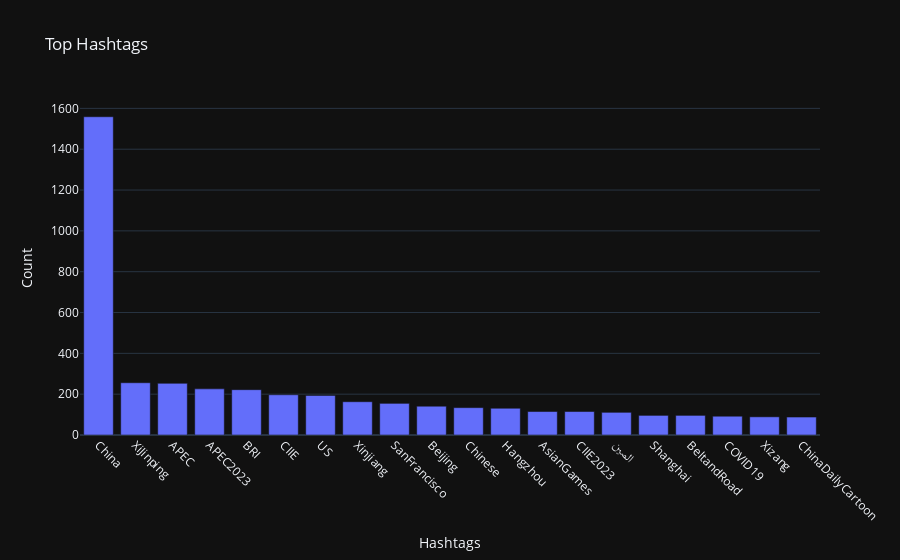

The cell this chart's notebook holds for it:
### Code cell
import pandas as pd
import matplotlib.pyplot as plt
import seaborn as sns

top_hashtags_df = pd.DataFrame({'Hashtags': hashtags_count.head(20).index, 'Count': hashtags_count.head(20).values})

# Create a bar plot with Plotly
fig = px.bar(
    top_hashtags_df,
    x='Hashtags',
    y='Count',
    title='Top Hashtags',
    labels={'Hashtags': 'Hashtags', 'Count': 'Count'},
    category_orders={'Hashtags': hashtags_count.head(20).index},
)

# Rotate x-axis labels for better readability
fig.update_layout(xaxis=dict(tickangle=45, tickmode='array'))

# Show the plot
fig.show()

### Figure 1 — Plotly figure (JSON) as saved in the notebook; plotly's stock layout.template omitted (floating-point values rounded to 4 significant figures)
{"data": [{"alignmentgroup": "True", "hovertemplate": "Hashtags=%{x}<br>Count=%{y}<extra></extra>", "legendgroup": "", "marker": {"color": "#636efa", "pattern": {"shape": ""}}, "name": "", "offsetgroup": "", "orientation": "v", "showlegend": false, "textposition": "auto", "x": ["China", "XiJinping", "APEC", "APEC2023", "BRI", "CIIE", "US", "Xinjiang", "SanFrancisco", "Beijing", "Chinese", "Hangzhou", "AsianGames", "CIIE2023", "الصين", "Shanghai", "BeltandRoad", "COVID19", "Xizang", "ChinaDailyCartoon"], "xaxis": "x", "y": [1559, 256, 253, 226, 222, 197, 194, 163, 155, 141, 134, 131, 115, 115, 111, 96, 96, 92, 89, 88], "yaxis": "y", "type": "bar"}], "layout": {"xaxis": {"anchor": "y", "domain": [0.0, 1.0], "title": {"text": "Hashtags"}, "categoryorder": "array", "categoryarray": ["China", "XiJinping", "APEC", "APEC2023", "BRI", "CIIE", "US", "Xinjiang", "SanFrancisco", "Beijing", "Chinese", "Hangzhou", "AsianGames", "CIIE2023", "الصين", "Shanghai", "BeltandRoad", "COVID19", "Xizang", "ChinaDailyCartoon"], "tickangle": 45, "tickmode": "array"}, "yaxis": {"anchor": "x", "domain": [0.0, 1.0], "title": {"text": "Count"}}, "legend": {"tracegroupgap": 0}, "title": {"text": "Top Hashtags"}, "barmode": "relative"}}
